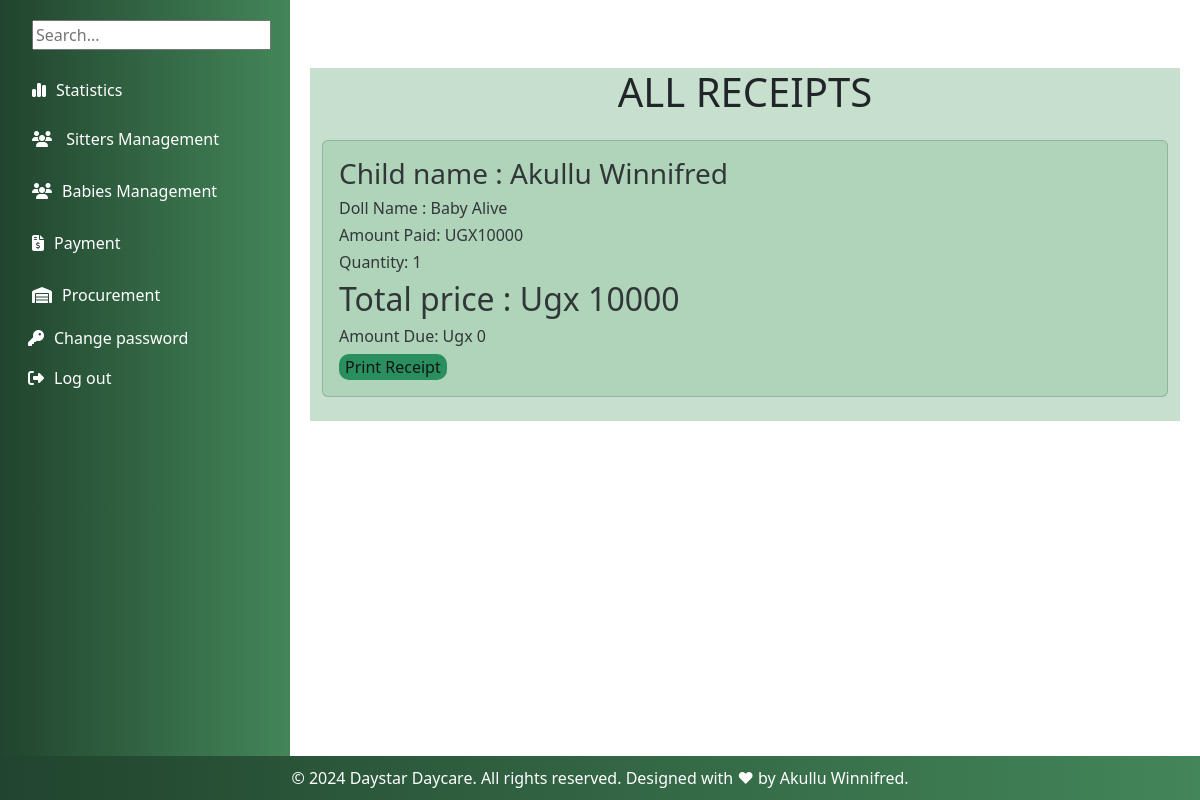
/receipt/ (signed in), run on an earlier commit of the app's database.
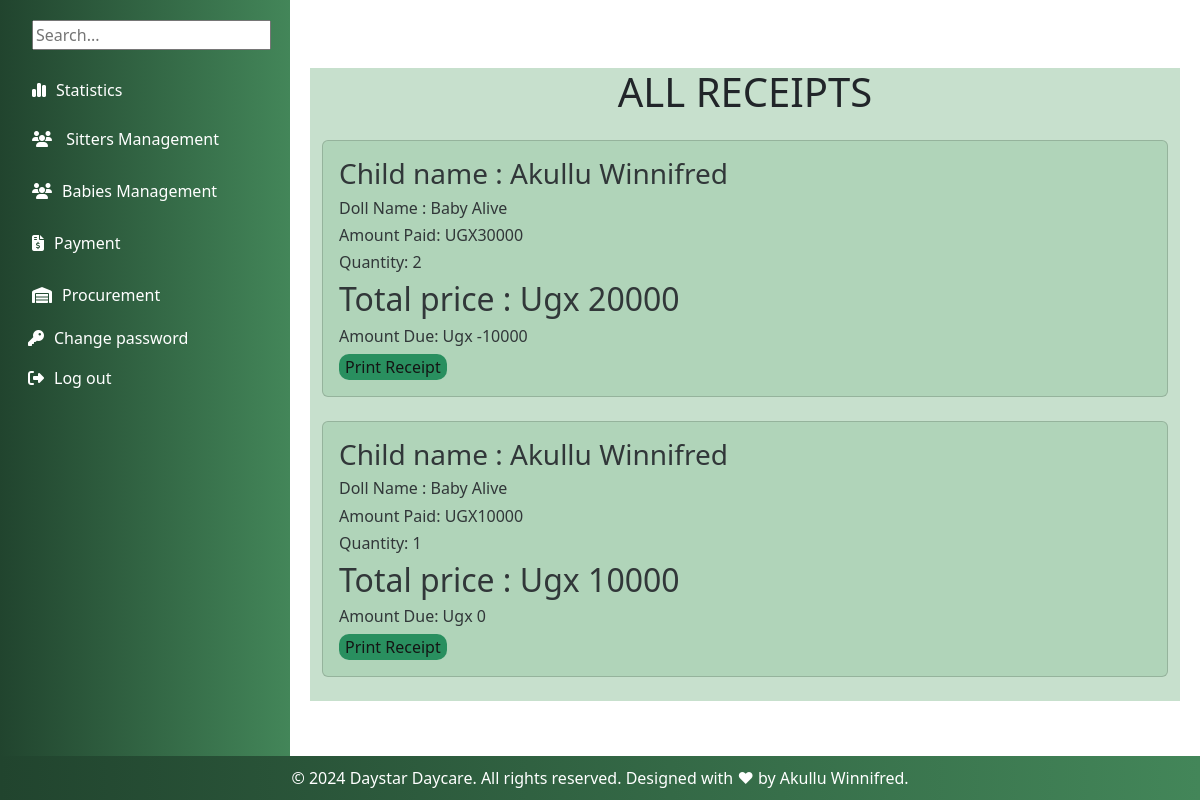
And on a later commit of the database.
### myapp/models.py (models this page shows)
class Salesrecord(models.Model):
    doll=models.ForeignKey(Doll,  on_delete=models.CASCADE,null=False, blank=False)
    baby_name=models.ForeignKey(RegisterBaby, on_delete=models.CASCADE)
    paid_by=models.CharField(max_length=200,null=True,blank=True,validators=[validate_letters])
    quantity_sold=models.IntegerField(default=0)
    amount_received=models.IntegerField(default=0)
    sale_date=models.DateField(default=timezone.now)
    unit_price=models.IntegerField(default=0)
    def get_total(self):
        total= self.quantity_sold * self.unit_price
        return int( total)
    def get_change(self):
        change= self.get_total() - self.amount_received
        return int(change)#sales is linked to products

class RegisterBaby(models.Model):
    GENDER_CHOICES = (
         ('male', 'Male'),
        ('female', 'Female'),
     )
    name = models.CharField(max_length=200,validators=[validate_letters])
    Baby_Number = models.CharField(max_length=200,unique=True,blank=False, null=True)
    gender = models.CharField(max_length=10,choices=GENDER_CHOICES)
    age = models.IntegerField(default=0)
    Period_of_stay = models.ForeignKey(Categorystay, on_delete=models.CASCADE)
    location = models.CharField(max_length=100)
    Parents_Name = models.CharField(max_length=200,validators=[validate_letters])
    Period_of_stay = models.ForeignKey(Categorystay, on_delete=models.CASCADE)
    Brought_by = models.CharField(max_length=200,validators=[validate_letters])
    Fee_in_UGX = models.IntegerField()
    Assigned_to = models.ForeignKey(BabySitterattendance, on_delete=models.CASCADE)
    Time_In = models.DateTimeField()
    def __str__(self):
        return self.name

class Doll(models.Model):
    c_doll=models.ForeignKey(Category_doll, on_delete=models.CASCADE,null=True, blank=True)
    name_of_the_doll =models.CharField(max_length=200,null=True, blank=True)
    quantity=models.IntegerField(default=0)
    color=models.CharField(max_length=200, null=True,blank=True,validators=[validate_letters])
    size=models.CharField(max_length=200,null=True,blank=True)
    issued_quantity=models.IntegerField(default=0,blank=True,null=True)
    received_quantity=models.IntegerField(default=0,null=True,blank=True)
    Unit_price=models.IntegerField(default=0,null=True, blank=True)
    date=models.DateField(default=timezone.now)
    def __str__(self):
        return self.name_of_the_doll

### myapp/views.py (the view)
# urls.py: path('receipt/',views.receipt,name='receipt'),
@login_required
def receipt(request):
    sales= Salesrecord.objects.all().order_by('-id')
    return render(request,'dolls/receipt.html',{'sales':sales})

### myapp/templates/dolls/receipt.html
{% extends 'base.html'%}
{% block content%}
<br /><br>
<div class="container" style="background-color: rgba(153, 198, 165, 0.55); margin-bottom: 60px; margin-top: 0;">
    <h1 class="card-header text-center" class="v">ALL RECEIPTS</h1><br>
    {% for sale in sales %}
    <div class="card" style="opacity: 90%;  background-color: rgba(153, 198, 165, 0.55);" >
        <div class="card-body">
            <h3 class="card-title" >Child name : {{sale.baby_name | title}}</h3>
            <h6 class="card-text">Doll Name : {{sale.doll}}</h6>
            <h6 class="card-text">Amount Paid: UGX{{ sale.amount_received }}</h6>
            <h6 class="card-text">Quantity: {{sale.quantity_sold }}</h6>
            <h2>Total price : Ugx {{ sale.get_total }}</h2>
            <div style="flex: 1">
                <h6 class="card-text">Amount Due: Ugx {{ sale.get_change }}</h6>
                <a href="{% url 'receipt_detail' sale.id %}">
                    <button class="button bg bg-success" type="submit"style="width:auto; border:none; border-radius: 10px;">Print Receipt</button> <br>
                </a>
            </div>
        </div>
    </div>
    <br />
    {% endfor %}
</div>
{% endblock %}

What changed in the data, as far as the page shows it:
added Salesrecord: baby_name "Akullu Winnifred", doll "Baby Alive", amount_received "30000", quantity_sold "2", get_total "20000", get_change "-10000"
